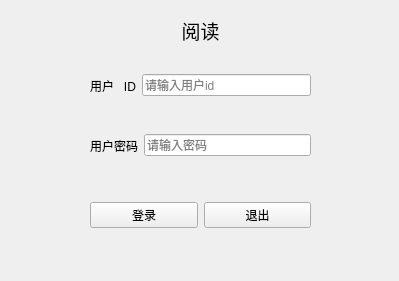
<?xml version="1.0" encoding="UTF-8"?>
<ui version="4.0">
 <class>Login</class>
 <widget class="QWidget" name="Login">
  <property name="geometry">
   <rect>
    <x>0</x>
    <y>0</y>
    <width>399</width>
    <height>281</height>
   </rect>
  </property>
  <property name="minimumSize">
   <size>
    <width>399</width>
    <height>281</height>
   </size>
  </property>
  <property name="maximumSize">
   <size>
    <width>399</width>
    <height>281</height>
   </size>
  </property>
  <property name="windowTitle">
   <string>登录</string>
  </property>
  <widget class="QWidget" name="widget" native="true">
   <property name="geometry">
    <rect>
     <x>90</x>
     <y>190</y>
     <width>221</width>
     <height>51</height>
    </rect>
   </property>
   <layout class="QHBoxLayout" name="horizontalLayout">
    <item>
     <widget class="QPushButton" name="login">
      <property name="text">
       <string>登录</string>
      </property>
     </widget>
    </item>
    <item>
     <widget class="QPushButton" name="exit">
      <property name="text">
       <string>退出</string>
      </property>
     </widget>
    </item>
   </layout>
  </widget>
  <widget class="QWidget" name="widget_2" native="true">
   <property name="geometry">
    <rect>
     <x>90</x>
     <y>110</y>
     <width>221</width>
     <height>71</height>
    </rect>
   </property>
   <layout class="QHBoxLayout" name="horizontalLayout_2">
    <item>
     <widget class="QLabel" name="password">
      <property name="text">
       <string>用户密码</string>
      </property>
     </widget>
    </item>
    <item>
     <widget class="QLineEdit" name="pass_number">
      <property name="maxLength">
       <number>10</number>
      </property>
      <property name="echoMode">
       <enum>QLineEdit::Password</enum>
      </property>
      <property name="placeholderText">
       <string>请输入密码</string>
      </property>
     </widget>
    </item>
   </layout>
  </widget>
  <widget class="QWidget" name="widget_3" native="true">
   <property name="geometry">
    <rect>
     <x>90</x>
     <y>50</y>
     <width>221</width>
     <height>71</height>
    </rect>
   </property>
   <layout class="QHBoxLayout" name="horizontalLayout_3">
    <item>
     <widget class="QLabel" name="user_id">
      <property name="text">
       <string>用户   ID</string>
      </property>
     </widget>
    </item>
    <item>
     <widget class="QLineEdit" name="id_number">
      <property name="maxLength">
       <number>6</number>
      </property>
      <property name="alignment">
       <set>Qt::AlignLeading|Qt::AlignLeft|Qt::AlignVCenter</set>
      </property>
      <property name="placeholderText">
       <string>请输入用户id</string>
      </property>
     </widget>
    </item>
   </layout>
  </widget>
  <widget class="QLabel" name="title">
   <property name="geometry">
    <rect>
     <x>170</x>
     <y>20</y>
     <width>61</width>
     <height>21</height>
    </rect>
   </property>
   <property name="font">
    <font>
     <pointsize>14</pointsize>
    </font>
   </property>
   <property name="text">
    <string>阅读</string>
   </property>
   <property name="alignment">
    <set>Qt::AlignCenter</set>
   </property>
  </widget>
 </widget>
 <resources/>
 <connections/>
</ui>
